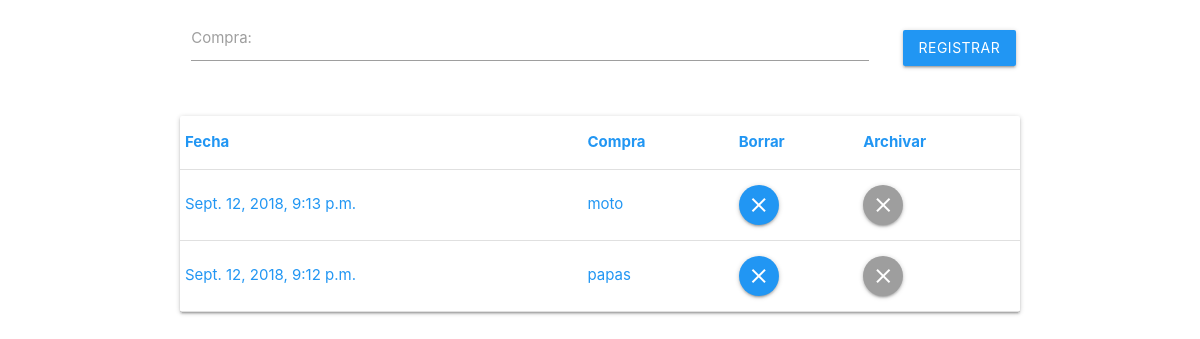
The app's page /, older data.
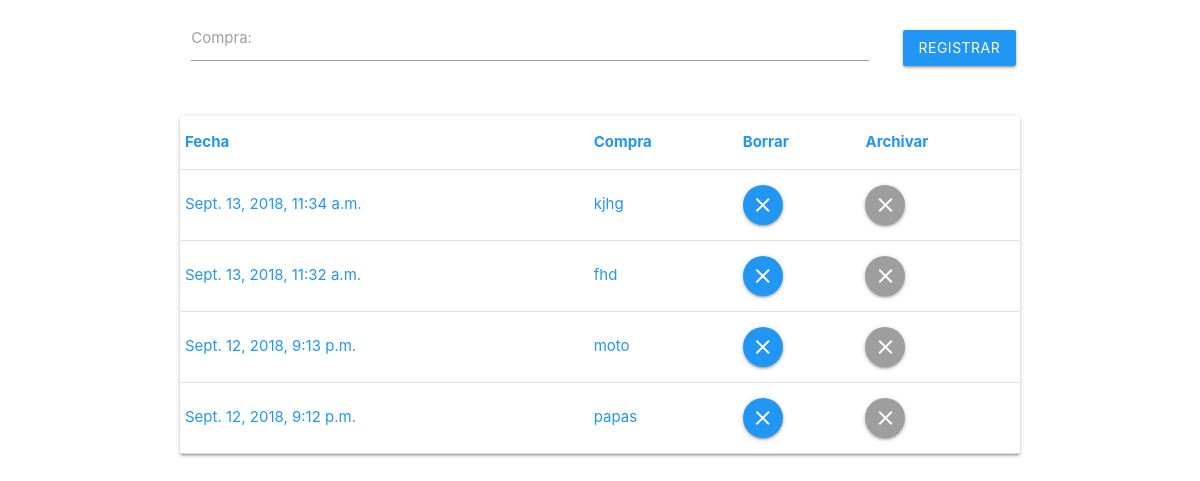
The same page, newer data.
### Registro_Compras/models.py (models this page shows)
class Registros(models.Model):
	fecha = models.DateTimeField(auto_now_add=True)
	compra = models.CharField(max_length=100)
	archive = models.BooleanField(default=False)

### Registro_Compras/views.py (the view)
# urls.py: url(r'^$', tabla, name='index'),
def tabla(request):
    context = {}
    context['Registros'] = Registros.objects.all().filter(archive=False)[::-1]
    context['form'] = PostForm()
    return render(request, 'Tabla.html', context)

### Registro_Compras/forms.py
class PostForm(forms.ModelForm):
    class Meta:
        model = Registros
        fields = ('compra',)

### Registro_Compras/templates/Tabla.html (shortened to what this page needs)
<!DOCTYPE html>
<html>
<head>
    <link rel="stylesheet" href="https://cdnjs.cloudflare.com/ajax/libs/materialize/1.0.0/css/materialize.min.css">
    <link type="text/css" rel="stylesheet" href="css/materialize.min.css"  media="screen,projection"/>
</head>
<body>
<div class="container">
    <form action="{%url 'post'%}" method="post">
        <div class="row">
            <div class="input-field col s10">
                {{ form }}
            </div>
            <div class="input-field col s2" align="right">
                <div class="input-field col s12">
                    <button type="submit" class="btn blue">Registrar</button>
                </div>
            </div>
        </div>
    </form>
    <div class="card light-grey blue-text">
        <table class="highlight">
        	<thead>
                <tr>
                    <th>Fecha</th>
                    <th>Compra</th>
                    <th>Borrar</th>
                    <th>Archivar</th>
                </tr>
            </thead>
            <tbody>
                {% for rg in Registros %}
                    <tr>
                    	<td>{{ rg.fecha }}</td>
                    	<td>{{ rg.compra }}</td>
                        <td><a class="btn-floating btn waves-effect waves-light blue" href="/delete/{{ rg.id }}"><i class="material-icons">close</i></a></td>
                        <td><a class="btn-floating btn waves-effect waves-light grey" href="/archive/{{ rg.id }}"><i class="material-icons">clear</i></a></td>
                    </tr>
                {% endfor %}
            </tbody>
        </table>
    </div>
</div>
</body>
</html>

Row changes from the older to the newer data that the page shows:
added Registros: fecha "Sept. 13, 2018, 11:34 a.m.", compra "kjhg"
added Registros: fecha "Sept. 13, 2018, 11:32 a.m.", compra "fhd"
